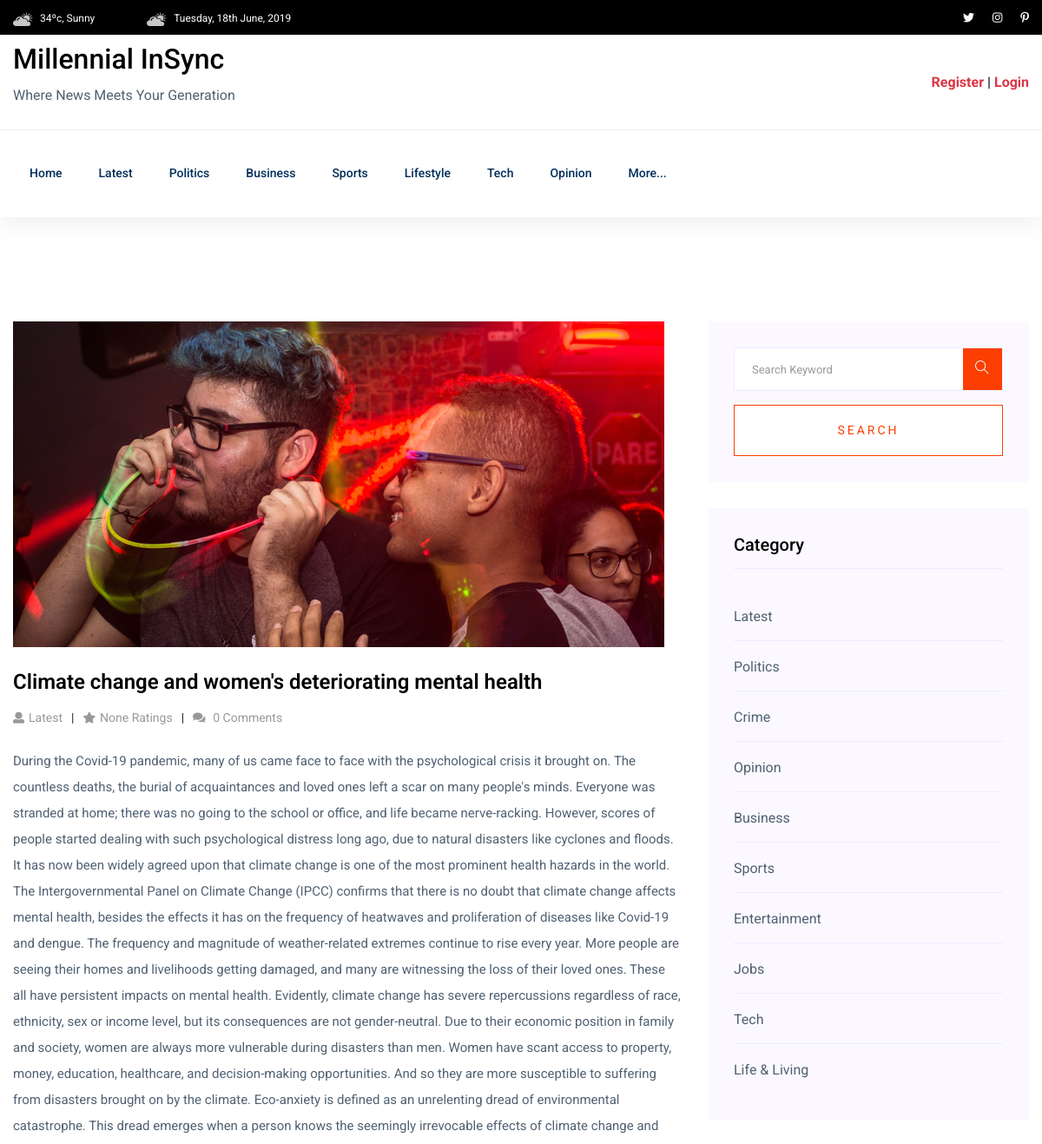
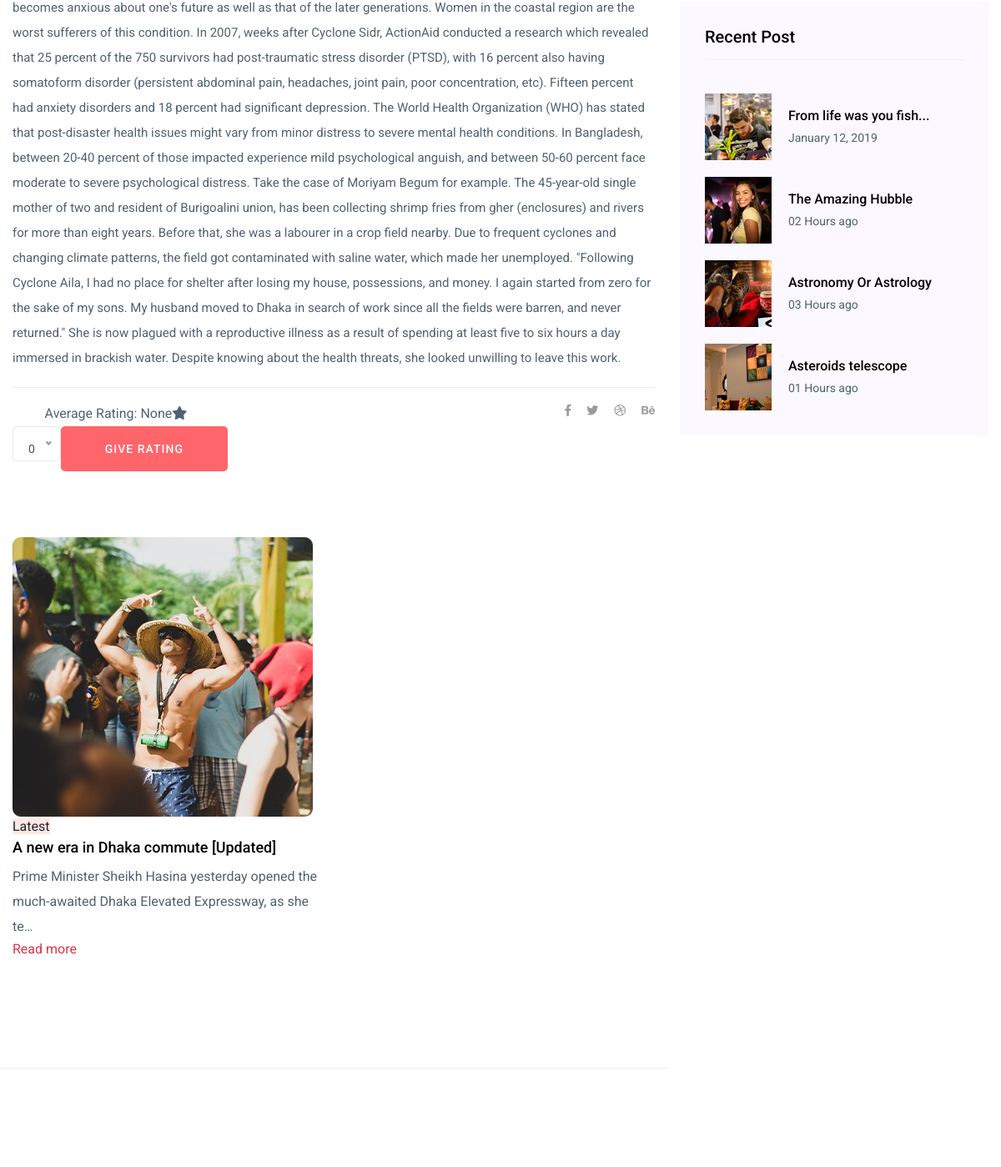
Page /article/category/latest/climate-change-and-womens-deteriorating-mental-health/ (upper part) on the earlier database version (2 pictures, top to bottom).
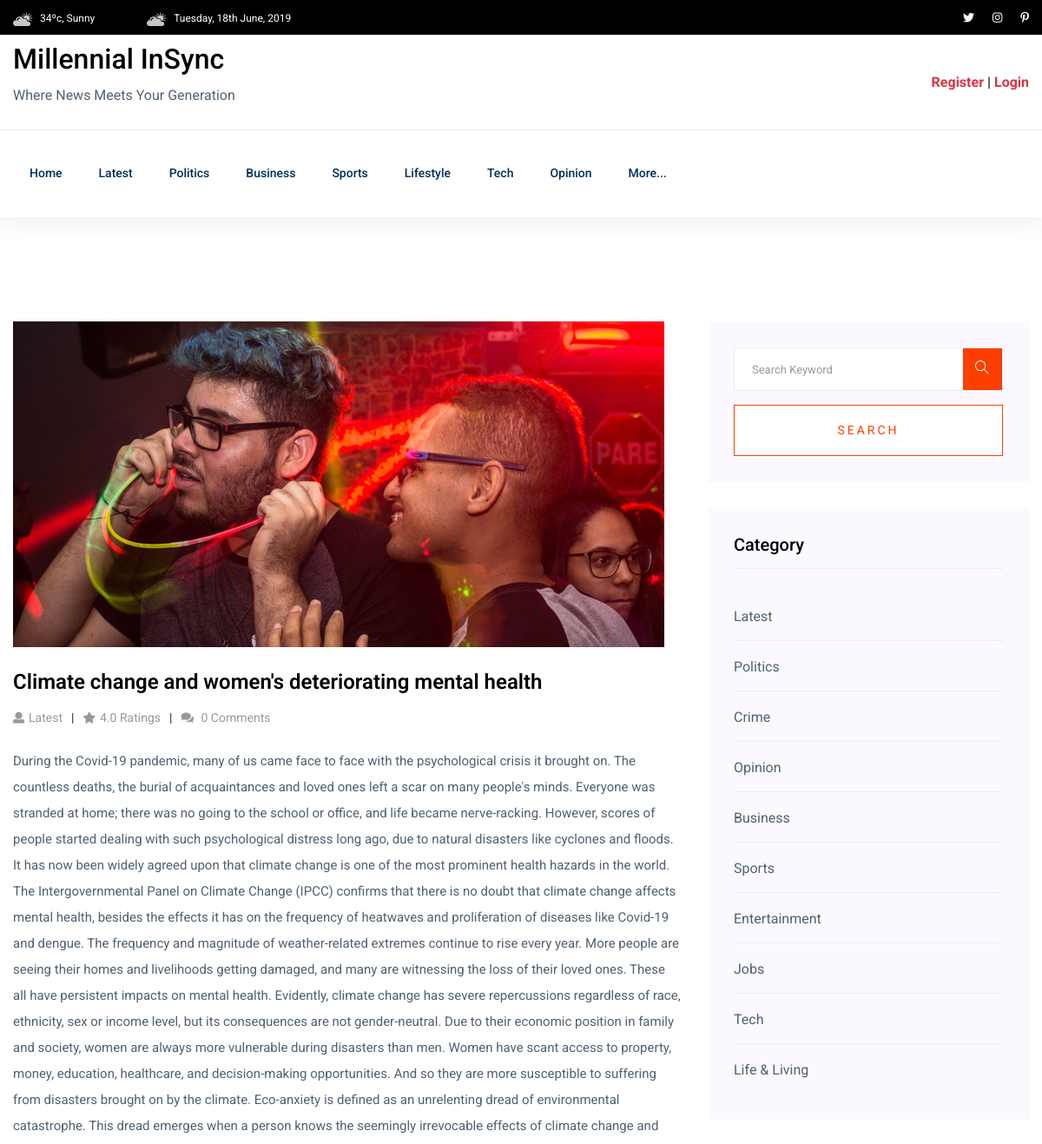
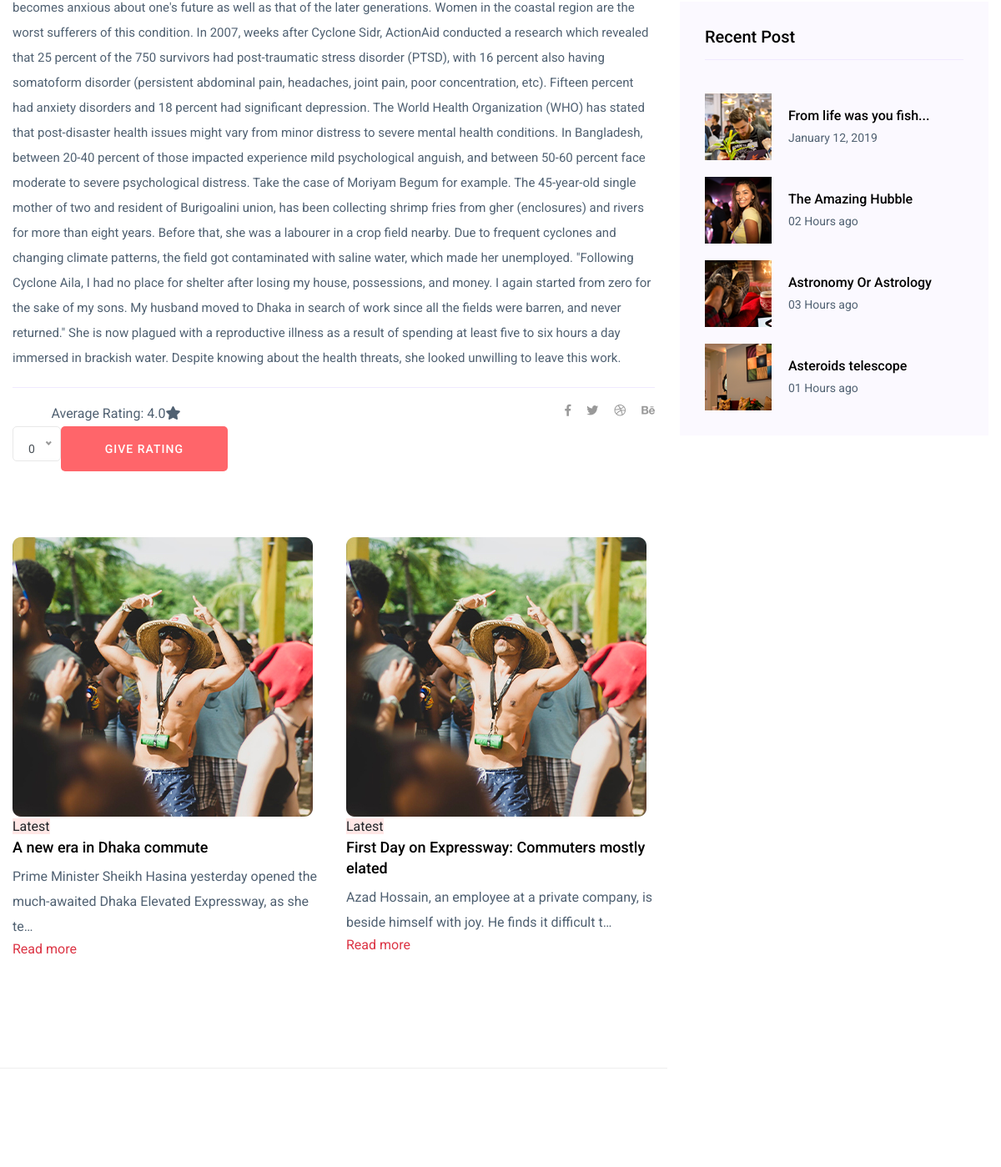
Same page on the later database version (2 pictures, top to bottom).
### article/models.py (models this page shows, shortened)
class Article(models.Model):
    headline = models.CharField(max_length=250)
    slug = models.SlugField(max_length=250)
    tags = models.CharField(max_length=500,blank=True, null=True)
    category = models.ForeignKey(Category, related_name='article', on_delete=models.CASCADE)
    body = models.TextField()
    img = models.FileField(blank=True, null=True, upload_to="photos/article")
    writer = models.ForeignKey(User, on_delete=models.CASCADE)
    published_time = models.DateTimeField(auto_now_add=True)
    updated_time = models.DateTimeField(auto_now=True)

class Category(models.Model):
    name = models.CharField(max_length=50)
    slug = models.SlugField(max_length=50, unique=True)
    img = models.FileField(blank=True, null=True, upload_to="photos/category")

### article/views.py (the view)
# urls.py: path("category/<slug:category_slug>/<slug:article_slug>/", article_detail, name='article_detail'),
def article_detail(request, category_slug, article_slug):
    article = Article.objects.get(slug = article_slug)
    avg_raging = Review.objects.filter(article = article).aggregate(avg_raging=Avg('rating'))['avg_raging']
    articles = Article.objects.filter(category__slug = category_slug).exclude(slug=article_slug)[:2]
    categories = Category.objects.all()
    return render(request, 'article/article_detail.html', {'article': article,'articles':articles, 'avg_raging':avg_raging, 'categories': categories})

### article/templates/article/article_detail.html (shortened to what the changed rows need)
{% extends 'base.html' %}
{% block main %}
<section class="blog_area single-post-area section-padding">
    <div class="container">
       <div class="row">
          <div class="col-lg-8 posts-list">
             <div class="single-post">
                <div class="blog_details">
                   <h2>{{ article.headline }}</h2>
                   <ul class="blog-info-link mt-3 mb-4">
                      <li><a href="#"><i class="fa fa-star"></i>{{ avg_raging }} Ratings</a></li>
                   </ul>
                </div>
             </div>
             <div class="navigation-top">
                <div class="d-sm-flex justify-content-between text-center">
                    <form method="post"  action="{% url 'review_rating' %}">
                        <div class="form-group">
                            <p class="like-info"><span class="align-middle">Average Rating: {{ avg_raging }}<i class="fa fa-star"></i></span>
                                </p>
                        </div>
                    </form>
                </div>
                <div class="navigation-area row">
                  {% for article in articles %}
                  <div class="col-lg-6 col-md-6">
                      <div class="mb-100">
                          <div class="">
                              <img src="assets/img/news/whatNews1.jpg" alt="">
                          </div>
                          <div class="what-cap">
                              <span class="color1">{{ article.category.name }}</span>
                              <h4><a href="{% url 'article_detail' article.category.slug  article.slug %}">{{ article.headline }}</a></h4>
                              <div class="">
                                  <p class="about-pera1 mb-25">
                                      {{ article.body|truncatechars:100 }}
                                  </p>
                                  <a class="text-danger"
                                  href="{% url 'article_detail' article.category.slug  article.slug %}">Read more</a>
                              </div>
                          </div>
                      </div>
                  </div>
                  {% endfor %}
                </div>
             </div>
          </div>
          <div class="col-lg-4">
             <div class="blog_right_sidebar">
                <aside class="single_sidebar_widget post_category_widget">
                   <ul class="list cat-list">
                      {% for category in categories%}
                      <li>
                        <a href="{% url 'category_article' category.slug %}" class="d-flex">
                           <p>{{category.name}}</p>
                        </a>
                     </li>
                      {% endfor %}
                   </ul>
                </aside>
             </div>
          </div>
       </div>
    </div>
 </section>
{% endblock main %}

Differences in the rows shown:
changed Article: headline "A new era in Dhaka commute [Updated]" → "A new era in Dhaka commute"
added Article: category.name "Latest", headline "First Day on Expressway: Commuters mostly elated", body "Azad Hossain, an employee at a private company, is beside himself with joy. He finds it difficult t…"
Other differences:
{{ avg_raging }}: "None" → "4.0"
